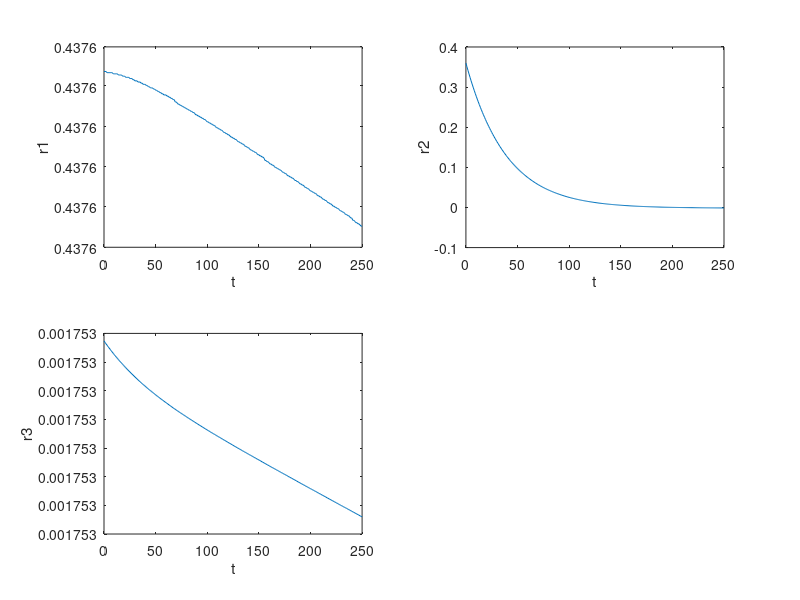

MATLAB code to generate this figure:
 %Forward Euler 
%Solve the system of ODEs
clear;clc
%format long

%times statherwn-----------------------------------------------------------

T = 633; %K

bco = exp(-22.25574)*exp(5629.059418/T);
bco2 = exp(-25.67799)*exp(7421.217224/T);
bh2o_bh2_05 = exp(-24.6281291)*exp(10103.43998/T);
k1 = exp(6.192362489)*exp(-13591.53236/T);
k2 = exp(21.8378944)*exp(-18390.66635/T);
k3 = exp(0.086177696)*exp(-12745/T);
K1 = exp(-6.04031207)*exp(11835.117/T);
K2 = exp(-4.672787)*exp(-4774.119/T);
K3 = exp(-1.36752507)*exp(7060.998/T);
k1bco = exp(-16.06338022)*exp(-7962.472937/T);
k1bco_K1 = exp(-10.02306815)*exp(-19797.58994/T);
bcobh2o_bh2_05 = exp(-46.88387181)*exp(15732.4994/T);
bc02bh2o_bh2_05 = exp(-50.3061191)*exp(17524.6572/T);
k2bco2 = exp(-3.840095601)*exp(-10969.44912/T);
k2bco2_K2 = exp(0.832691399)*exp(-6195.330122/T);
k3bco2 = exp(-25.59181123)*exp(-5323.782776/T);
k3bco2_K3 = exp(-24.22428723)*exp(-12384.78078/T);


t0=0;  % inital value of independent variable
tf=250;  % final value of independent variable

%Initial values for vectors  ----------------------------------------------
t(1)=t0;
ya0 = 0.143034;
yb0 = 0.66498;
ye0 = 0.16783;
yc0 = 0.;
yd0 = 0.;

P=50*10^5;
Pa0=P*ya0;
Pb0=P*yb0;
Pc0=P*yc0;
Pd0=P*yd0;
Pe0=P*ye0;

Pa(1)=Pa0;
Pb(1)=Pb0;
Pc(1)=Pc0;
Pd(1)=Pd0;
Pe(1)=Pe0;



%SYSTHMA RYTHMWN-----------------------------------------------------------

odefuna=@(t, Pa, Pb, Pc, Pd, Pe) -(k2bco2*Pa*Pb-k2bco2_K2*Pe*Pd)/(Pb^0.5+bh2o_bh2_05*Pd+bco*Pe*Pb^0.5+bcobh2o_bh2_05*Pe*Pd+bc02bh2o_bh2_05*Pa*Pd)...
                                 -(k3bco2*Pa*Pb^1.5-k3bco2_K3*Pc*Pd*Pb^(-1.5))/(Pb^0.5+bh2o_bh2_05*Pd+bco*Pe*Pb^0.5+bcobh2o_bh2_05*Pe*Pd+bc02bh2o_bh2_05*Pa*Pd);

odefunb=@(t, Pa, Pb, Pc, Pd, Pe) -2*(k1bco*Pe*Pb^1.5-k1bco_K1*Pc*Pb^(-0.5))/(Pb^0.5+bh2o_bh2_05*Pd+bco*Pe*Pb^0.5+bcobh2o_bh2_05*Pe*Pd+bc02bh2o_bh2_05*Pa*Pd)...
                                 -(k2bco2*Pa*Pb-k2bco2_K2*Pe*Pd)/(Pb^0.5+bh2o_bh2_05*Pd+bco*Pe*Pb^0.5+bcobh2o_bh2_05*Pe*Pd+bc02bh2o_bh2_05*Pa*Pd)...
                                 -3*(k3bco2*Pa*Pb^1.5-k3bco2_K3*Pc*Pd*Pb^(-1.5))/(Pb^0.5+bh2o_bh2_05*Pd+bco*Pe*Pb^0.5+bcobh2o_bh2_05*Pe*Pd+bc02bh2o_bh2_05*Pa*Pd);

odefunc=@(t, Pa, Pb, Pc, Pd, Pe) (k1bco*Pe*Pb^1.5-k1bco_K1*Pc*Pb^(-0.5))/(Pb^0.5+bh2o_bh2_05*Pd+bco*Pe*Pb^0.5+bcobh2o_bh2_05*Pe*Pd+bc02bh2o_bh2_05*Pa*Pd)...
                                 +(k3bco2*Pa*Pb^1.5-k3bco2_K3*Pc*Pd*Pb^(-1.5))/(Pb^0.5+bh2o_bh2_05*Pd+bco*Pe*Pb^0.5+bcobh2o_bh2_05*Pe*Pd+bc02bh2o_bh2_05*Pa*Pd);

odefund=@(t, Pa, Pb, Pc, Pd, Pe) (k2bco2*Pa*Pb-k2bco2_K2*Pe*Pd)/(Pb^0.5+bh2o_bh2_05*Pd+bco*Pe*Pb^0.5+bcobh2o_bh2_05*Pe*Pd+bc02bh2o_bh2_05*Pa*Pd)...
                                 +(k3bco2*Pa*Pb^1.5-k3bco2_K3*Pc*Pd*Pb^(-1.5))/(Pb^0.5+bh2o_bh2_05*Pd+bco*Pe*Pb^0.5+bcobh2o_bh2_05*Pe*Pd+bc02bh2o_bh2_05*Pa*Pd);

odefune=@(t, Pa, Pb, Pc, Pd, Pe) (k1bco*Pe*Pb^1.5-k1bco_K1*Pc*Pb^(-0.5))/(Pb^0.5+bh2o_bh2_05*Pd+bco*Pe*Pb^0.5+bcobh2o_bh2_05*Pe*Pd+bc02bh2o_bh2_05*Pa*Pd)...
                                 +(k2bco2*Pa*Pb-k2bco2_K2*Pe*Pd)/(Pb^0.5+bh2o_bh2_05*Pd+bco*Pe*Pb^0.5+bcobh2o_bh2_05*Pe*Pd+bc02bh2o_bh2_05*Pa*Pd);


%FORWARD EULER ------------------------------------------------------------

%Step size
dt=1;

i=1;
while true

  t(i+1) = t(i) + dt;
  Pa(i+1)=Pa(i)+odefuna(t(i),Pa(i),Pb(i),Pc(i),Pd(i),Pe(i))*dt;
  Pb(i+1)=Pb(i)+odefunb(t(i),Pa(i),Pb(i),Pc(i),Pd(i),Pe(i))*dt;
  Pc(i+1)=Pc(i)+odefunc(t(i),Pa(i),Pb(i),Pc(i),Pd(i),Pe(i))*dt;
  Pd(i+1)=Pd(i)+odefund(t(i),Pa(i),Pb(i),Pc(i),Pd(i),Pe(i))*dt;
  Pe(i+1)=Pe(i)+odefune(t(i),Pa(i),Pb(i),Pc(i),Pd(i),Pe(i))*dt;
 
  i=i+1;
  if(t(i)>=tf);break;end;
    
end

Pa=Pa';
Pb=Pb';
Pc=Pc';
Pd=Pd';
Pe=Pe';


for i=1:251
r1(i)= (k1bco*Pe(i)*Pb(i)^1.5-k1bco_K1*Pc(i)*Pb(i)^(-0.5))/(Pb(i)^0.5+bh2o_bh2_05*Pd(i)+bco*Pe(i)*Pb(i)^0.5+bcobh2o_bh2_05*Pe(i)*Pd(i)+bc02bh2o_bh2_05*Pa(i)*Pd(i));
r2(i)= (k2bco2*Pa(i)*Pb(i)-k2bco2_K2*Pe(i)*Pd(i))/(Pb(i)^0.5+bh2o_bh2_05*Pd(i)+bco*Pe(i)*Pb(i)^0.5+bcobh2o_bh2_05*Pe(i)*Pd(i)+bc02bh2o_bh2_05*Pa(i)*Pd(i));
r3(i)= (k3bco2*Pa(i)*Pb(i)^1.5-k3bco2_K3*Pc(i)*Pd(i)*Pb(i)^(-1.5))/(Pb(i)^0.5+bh2o_bh2_05*Pd(i)+bco*Pe(i)*Pb(i)^0.5+bcobh2o_bh2_05*Pe(i)*Pd(i)+bc02bh2o_bh2_05*Pa(i)*Pd(i));
ra(i)= r2(i) + r3(i);
rb(i)= 2*r1(i) +r2(i) +3*r3(i);
rc(i)= r1(i) + r3(i);
rd(i)= r2(i) + r3(i);
re(i)= r2(i) - r1(i);
end 

subplot(2,2,1)
plot(t, r1)
xlabel('t')
ylabel('r1')

subplot(2,2,2)
plot(t, r2)
xlabel('t')
ylabel('r2')

subplot(2,2,3)
plot(t, r3)
xlabel('t')
ylabel('r3')




